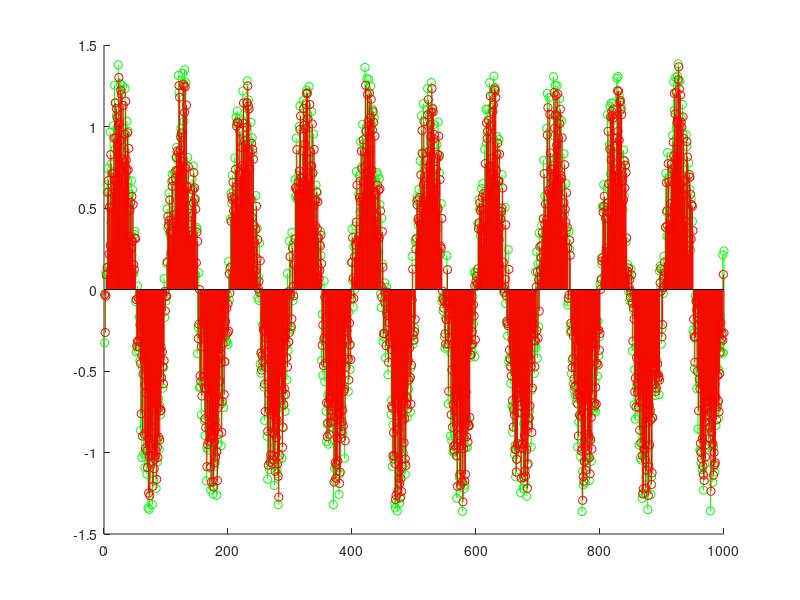

This figure's MATLAB source: (Note: this script raises an error after producing the figure.)
%create constants 
a = 1;      %amplitude
w = 10 ;    %frequency
N = 1000;  %number of samples 
n = [1:1:N]; %discrete time 
h1 = [0.1 0.8 0.1]; %create h1 
h2 = [0.05 0.1 0.2 0.3 0.2 0.1 0.05]; %create h2 

x = a*sin((2*pi*w*n)/N); %create equation x[n]

xnoise = x + (0.8*(rand(1,N)-0.5)); %add noise in x[n]

d = x-xnoise; 
RMSE = sqrt(dot(d,d)/N) %Root Mean Squared Error calculation for noise 

xsmoothed1 = conv(xnoise , h1); %smoothing of xnoise 
d1 = x-xsmoothed1(1:N); %x - xsmooth is not equal because of conv, so change the range (1:N)
RMSE1 = sqrt(dot(d1,d1)/N) %Root Mean Squared Error calculation for smoothing  


xsmoothed2 = conv(xnoise , h2); %smoothing of xnoise 
d1 = x-xsmoothed2(1:N); %x - xsmooth is not equal because of conv, so change the range (1:N)
RMSE2 = sqrt(dot(d1,d1)/N) %Root Mean Squared Error calculation for smoothing  

figure(1)
hold on 
stem(xnoise,'g')
stem(xsmoothed1(1:N),'r')   %plot smoothed1 from 1 to N 
stem(xsmoothed2(1:N),'bl')                 %plot x 
grid on 
grid minor 
legend('xnoise','xsmoothed1','xsmoothed2')
